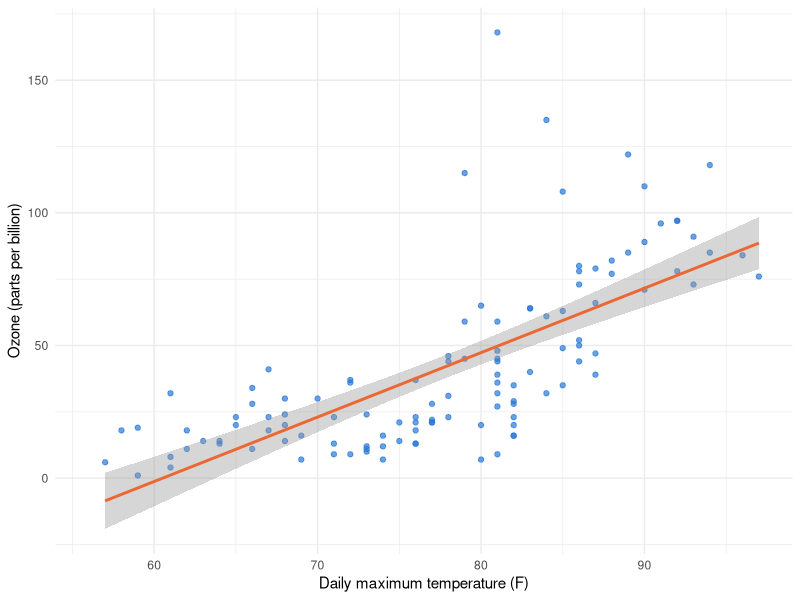

Here is the R script that generated this plot:
## ---- chunk 1
#| label: setup
#| message: false
library(tidyverse)
library(knitr)
## ---- chunk 2
#| label: tbl-summary
#| tbl-cap: "Average ozone and temperature by month, New York, 1973."
airquality |>
  group_by(Month) |>
  summarise(
    `Days measured` = n(),
    `Mean ozone (ppb)` = round(mean(Ozone, na.rm = TRUE), 1),
    `Mean temperature (F)` = round(mean(Temp), 1)
  ) |>
  mutate(Month = month.name[Month]) |>
  kable()
## ---- chunk 3
#| label: fig-scatter
#| fig-cap: "Hotter days had higher ozone concentrations."
#| warning: false
#| fig-width: 6
#| fig-height: 3.6
ggplot(airquality, aes(x = Temp, y = Ozone)) +
  geom_point(alpha = 0.7, colour = "#2a78d6") +
  geom_smooth(method = "lm", formula = y ~ x, colour = "#eb6834", se = TRUE) +
  labs(x = "Daily maximum temperature (F)", y = "Ozone (parts per billion)") +
  theme_minimal()
